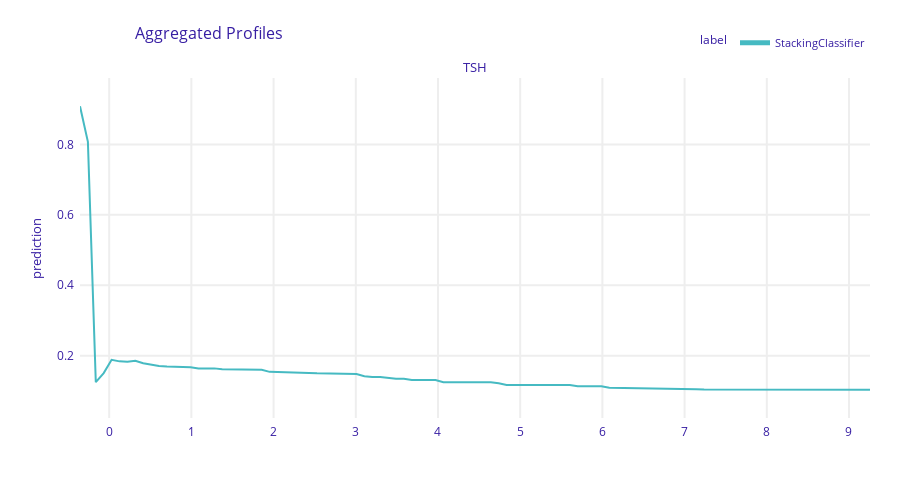

The code cell stored with this chart in its notebook:
### Code cell
pdp = exp.model_profile(variables='TSH')
pdp.plot()
# plt.savefig('dependencia_parcial.png')

### Figure 1 — Plotly figure (JSON) as saved in the notebook; plotly's stock layout.template omitted (floating-point values rounded to 4 significant figures; data arrays with more than 128 entries replaced by an {"elided": "..."} marker saying what was removed)
{"data": [{"customdata": {"elided": "101x3 mixed values"}, "hovertemplate": "<b>%{hovertext}</b><br><br>prediction=%{y:.3f}<br>mean_prediction=%{customdata[0]:.3f}<extra></extra>", "hovertext": ["StackingClassifier", "StackingClassifier", "StackingClassifier", "StackingClassifier", "StackingClassifier", "StackingClassifier", "StackingClassifier", "StackingClassifier", "StackingClassifier", "StackingClassifier", "StackingClassifier", "StackingClassifier", "StackingClassifier", "StackingClassifier", "StackingClassifier", "StackingClassifier", "StackingClassifier", "StackingClassifier", "StackingClassifier", "StackingClassifier", "StackingClassifier", "StackingClassifier", "StackingClassifier", "StackingClassifier", "StackingClassifier", "StackingClassifier", "StackingClassifier", "StackingClassifier", "StackingClassifier", "StackingClassifier", "StackingClassifier", "StackingClassifier", "StackingClassifier", "StackingClassifier", "StackingClassifier", "StackingClassifier", "StackingClassifier", "StackingClassifier", "StackingClassifier", "StackingClassifier", "StackingClassifier", "StackingClassifier", "StackingClassifier", "StackingClassifier", "StackingClassifier", "StackingClassifier", "StackingClassifier", "StackingClassifier", "StackingClassifier", "StackingClassifier", "StackingClassifier", "StackingClassifier", "StackingClassifier", "StackingClassifier", "StackingClassifier", "StackingClassifier", "StackingClassifier", "StackingClassifier", "StackingClassifier", "StackingClassifier", "StackingClassifier", "StackingClassifier", "StackingClassifier", "StackingClassifier", "StackingClassifier", "StackingClassifier", "StackingClassifier", "StackingClassifier", "StackingClassifier", "StackingClassifier", "StackingClassifier", "StackingClassifier", "StackingClassifier", "StackingClassifier", "StackingClassifier", "StackingClassifier", "StackingClassifier", "StackingClassifier", "StackingClassifier", "StackingClassifier", "StackingClassifier", "StackingClassifier", "StackingClassifier", "StackingClassifier", "StackingClassifier", "StackingClassifier", "StackingClassifier", "StackingClassifier", "StackingClassifier", "StackingClassifier", "StackingClassifier", "StackingClassifier", "StackingClassifier", "StackingClassifier", "StackingClassifier", "StackingClassifier", "StackingClassifier", "StackingClassifier", "StackingClassifier", "StackingClassifier", "StackingClassifier"], "legendgroup": "StackingClassifier", "line": {"color": "#46bac2", "dash": "solid", "width": 2}, "marker": {"symbol": "circle"}, "mode": "lines", "name": "StackingClassifier", "opacity": 1, "orientation": "v", "showlegend": true, "type": "scatter", "x": [-0.355, -0.2589, -0.1628, -0.0667, 0.0294, 0.1255, 0.2216, 0.3177, 0.4138, 0.5099, 0.606, 0.7021, 0.7982, 0.8944, 0.9905, 1.087, 1.183, 1.279, 1.375, 1.471, 1.567, 1.663, 1.759, 1.855, 1.952, 2.048, 2.144, 2.24, 2.336, 2.432, 2.528, 2.624, 2.72, 2.816, 2.913, 3.009, 3.105, 3.201, 3.297, 3.393, 3.489, 3.585, 3.681, 3.778, 3.874, 3.97, 4.066, 4.162, 4.258, 4.354, 4.45, 4.546, 4.642, 4.739, 4.835, 4.931, 5.027, 5.123, 5.219, 5.315, 5.411, 5.507, 5.604, 5.7, 5.796, 5.892, 5.988, 6.084, 6.18, 6.276, 6.372, 6.468, 6.565, 6.661, 6.757, 6.853, 6.949, 7.045, 7.141, 7.237, 7.333, 7.43, 7.526, 7.622, 7.718, 7.814, 7.91, 8.006, 8.102, 8.198, 8.294, 8.391, 8.487, 8.583, 8.679, 8.775, 8.871, 8.967, 9.063, 9.159, 9.256], "xaxis": "x", "y": [0.9081, 0.8072, 0.1247, 0.1504, 0.1882, 0.1837, 0.1828, 0.1857, 0.1783, 0.1742, 0.1704, 0.1689, 0.1678, 0.1689, 0.1667, 0.1635, 0.1635, 0.1638, 0.1614, 0.1613, 0.1604, 0.1604, 0.1602, 0.1597, 0.1539, 0.1532, 0.1532, 0.1527, 0.1533, 0.1509, 0.1498, 0.1498, 0.1498, 0.1498, 0.1487, 0.1476, 0.1413, 0.139, 0.139, 0.1363, 0.1342, 0.1342, 0.1309, 0.131, 0.131, 0.131, 0.1244, 0.1244, 0.1244, 0.1244, 0.1244, 0.1244, 0.1243, 0.1214, 0.1168, 0.1168, 0.1168, 0.1168, 0.1168, 0.1164, 0.1164, 0.1164, 0.1163, 0.1128, 0.1128, 0.1128, 0.113, 0.1087, 0.1084, 0.1076, 0.1076, 0.1076, 0.1076, 0.1076, 0.1066, 0.1066, 0.1066, 0.1066, 0.1047, 0.1038, 0.1038, 0.1038, 0.1035, 0.1035, 0.1035, 0.1035, 0.1035, 0.1033, 0.1033, 0.1033, 0.1033, 0.1033, 0.1033, 0.1033, 0.1033, 0.1033, 0.1033, 0.1033, 0.1033, 0.1033, 0.1033], "yaxis": "y"}], "layout": {"annotations": [{"font": {"size": 13}, "showarrow": false, "text": "TSH", "x": 0.5, "xanchor": "center", "xref": "paper", "y": 1, "yanchor": "bottom", "yref": "paper"}, {"font": {"size": 13}, "showarrow": false, "text": "prediction", "textangle": -90, "x": -0.07, "xref": "paper", "y": 0.5, "yref": "paper"}], "font": {"color": "#371ea3"}, "height": 489, "hovermode": "x unified", "legend": {"font": {"size": 11}, "itemsizing": "constant", "orientation": "h", "title": {"font": {"size": 12}, "text": "label"}, "tracegroupgap": 0, "x": 1, "xanchor": "right", "y": 1.061, "yanchor": "bottom"}, "margin": {"b": 71, "r": 30, "t": 78}, "title": {"font": {"size": 16}, "text": "Aggregated Profiles", "x": 0.15}, "xaxis": {"anchor": "y", "automargin": true, "domain": [0, 1], "fixedrange": true, "gridwidth": 2, "showticklabels": true, "tickcolor": "white", "ticklen": 3, "ticks": "outside", "title": {"text": ""}, "type": "linear", "zeroline": false}, "yaxis": {"anchor": "x", "automargin": true, "domain": [0, 1], "fixedrange": true, "gridwidth": 2, "range": [0.02286, 0.9886], "tickcolor": "white", "ticklen": 3, "ticks": "outside", "title": {"text": ""}, "type": "linear", "zeroline": false}}}
